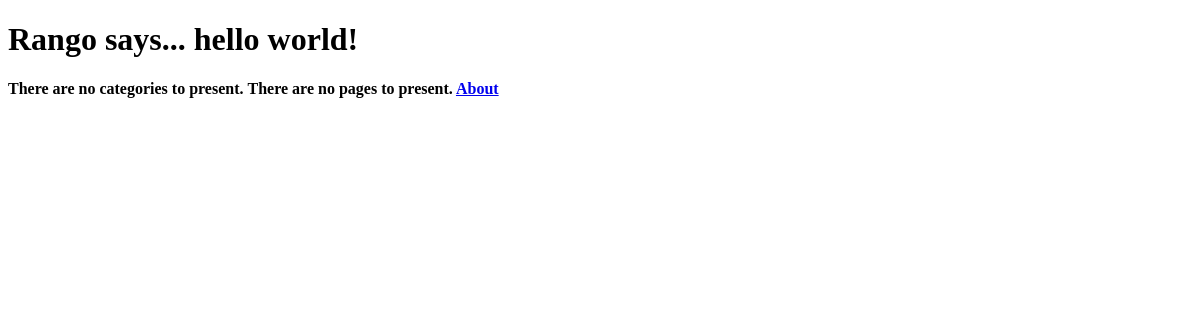
The app's page /rango/, older data.
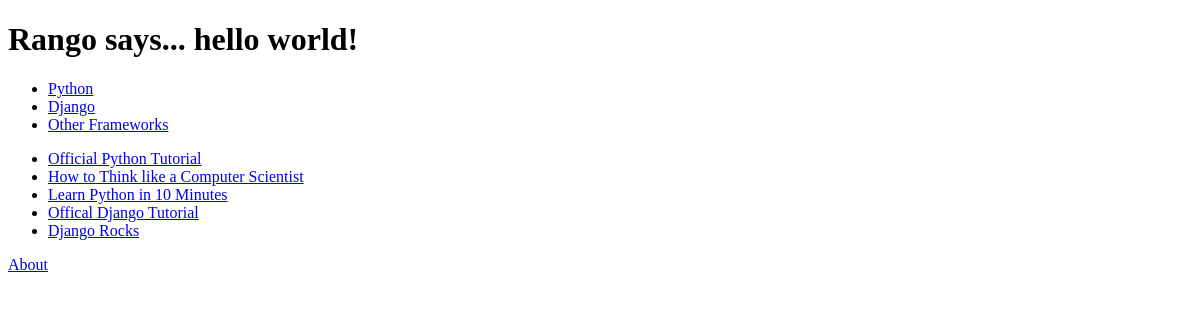
The same page, newer data.
### rango/models.py (models this page shows, shortened)
class Category(models.Model):
	name = models.CharField(max_length=128, unique=True)
	views = models.IntegerField(default=0)
	likes = models.IntegerField(default=0)
	slug = models.SlugField()
	class Meta:
		verbose_name_plural = "Categories"

class Page(models.Model):
	category = models.ForeignKey(Category)
	title = models.CharField(max_length=128)
	url = models.URLField()
	views = models.IntegerField(default=0)

### rango/views.py (the view)
# urls.py: urlpatterns = patterns('', url(r'^$', views.index, name = 'index'),
def index(request):
	category_list = Category.objects.order_by('-likes')[:5]
	page_list = Page.objects.order_by('-views')[:5]
	context_dict = {'categories': category_list, 'pages': page_list}
	return render(request, 'rango/index.html', context_dict)

### templates/rango/index.html (shortened to what this page needs)
<!DOCTYPE html>
<html>
	<head>
	</head>
	<body>
		<h1>Rango says... hello world!</h1>
		{% if categories %}
			<ul>
				{% for category in categories %}
				<li><a href="/rango/category/{{ category.slug }}">{{ category.name }}</a></li>
				{% endfor %}
			</ul>
		{% else %}
			<strong>There are no categories to present.</strong>
		{% endif %}
		{% if pages %}
			<ul>
				{% for page in pages %}
				<li><a href="{{ page.url }}">{{ page.title }}</a></li>
				{% endfor %}
			</ul>
		{% else %}
			<strong>There are no pages to present.<strong>
		{% endif %}
		<a href="/rango/about">About</a><br />
	</body>
</html>

Row changes from the older to the newer data that the page shows:
added Category: name "Python"
added Category: name "Django"
added Category: name "Other Frameworks"
added Page: title "Official Python Tutorial"
added Page: title "How to Think like a Computer Scientist"
added Page: title "Learn Python in 10 Minutes"
added Page: title "Offical Django Tutorial"
added Page: title "Django Rocks"
Text that changed along with them:
text no longer shown: "There are no categories to present. There are no pages to present."
